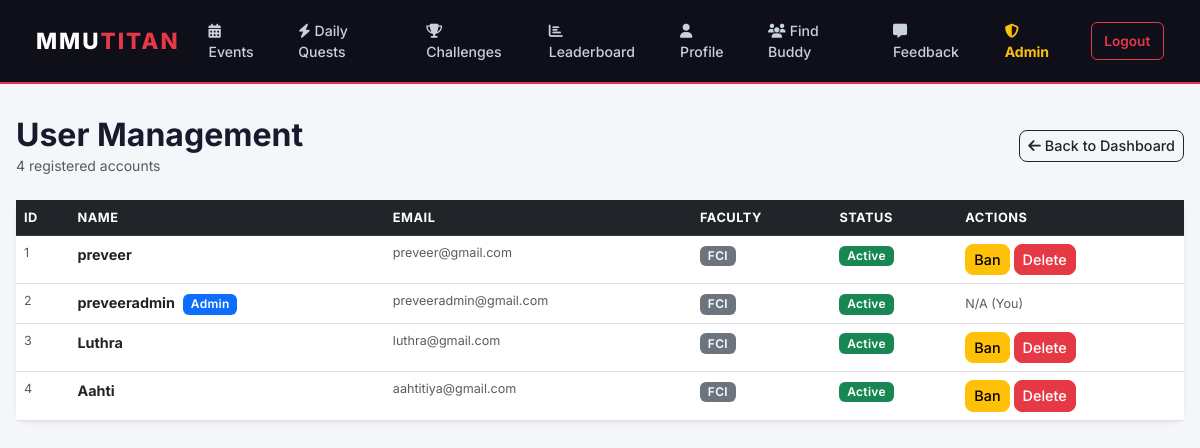
/admin/users (signed in), run on the app's committed database.
### mmutitan/models.py (models this page shows)
class User(db.Model, UserMixin):
    id = db.Column(db.Integer, primary_key=True)
    name = db.Column(db.String(100), nullable=False)
    email = db.Column(db.String(120), unique=True, nullable=False)
    password = db.Column(db.String(200), nullable=False)
    faculty = db.Column(db.String(50), nullable=False)
    sport_preferences = db.Column(db.String(200), default="")
    profile_photo = db.Column(db.String(20), nullable=False, default='default.jpg')
    points = db.Column(db.Integer, default=0)
    streak = db.Column(db.Integer, default=0)
    is_admin = db.Column(db.Boolean, default=False)
    is_banned = db.Column(db.Boolean, default=False)
    reset_token = db.Column(db.String(100), nullable=True)
    reset_token_expiry = db.Column(db.DateTime, nullable=True)
    availability_days = db.Column(db.String(100), nullable=True)   # e.g. "Mon,Wed,Fri"
    availability_time = db.Column(db.String(20), nullable=True)    # "Morning", "Afternoon", "Evening"
    rsvps = db.relationship('RSVP', backref='user_ref', lazy=True, cascade="all, delete-orphan")
    usertasks = db.relationship('UserTask', backref='user_ref', lazy=True, cascade="all, delete-orphan")
    submissions = db.relationship('Submission', backref='user_ref', lazy=True, cascade="all, delete-orphan")
    badges = db.relationship('Badge', secondary=user_badges, backref=db.backref('users', lazy='dynamic'))
    point_history = db.relationship('Point', backref='user_ref', lazy=True, cascade="all, delete-orphan")
    streak_history = db.relationship('Streak', backref='user_ref', lazy=True, cascade="all, delete-orphan")
    feedbacks = db.relationship('Feedback', backref='user_ref', lazy=True, cascade="all, delete-orphan")
    sent_requests = db.relationship('BuddyRequest', foreign_keys='BuddyRequest.sender_id',
                                    backref='sender', lazy=True, cascade="all, delete-orphan")
    received_requests = db.relationship('BuddyRequest', foreign_keys='BuddyRequest.receiver_id',
                                        backref='receiver', lazy=True, cascade="all, delete-orphan")

### mmutitan/app.py (the view)
    @app.route('/admin/users')
    @login_required
    def admin_users():
        if not current_user.is_admin:
            flash('Access Denied.', 'danger')
            return redirect(url_for('home'))
        users = User.query.all()
        return render_template('admin_users.html', users=users)

### mmutitan/models.py (called while the page is built)
@login_manager.user_loader
def load_user(user_id):
    return User.query.get(int(user_id))

### mmutitan/templates/admin_users.html
{% extends "base.html" %}
{% block content %}
<div class="d-flex justify-content-between align-items-center mb-4">
    <div>
        <h2 class="fw-bold mb-0">User Management</h2>
        <p class="text-muted small mb-0">{{ users|length }} registered accounts</p>
    </div>
    <a href="{{ url_for('admin_dashboard') }}" class="btn btn-outline-dark btn-sm">
        <i class="fa fa-arrow-left me-1"></i>Back to Dashboard
    </a>
</div>
<div class="card shadow-sm">
    <div class="card-body p-0">
        <div class="table-responsive">
            <table class="table table-hover mb-0">
                <thead class="table-dark">
                    <tr>
                        <th>ID</th>
                        <th>Name</th>
                        <th>Email</th>
                        <th>Faculty</th>
                        <th>Status</th>
                        <th>Actions</th>
                    </tr>
                </thead>
                <tbody>
                    {% for user in users %}
                    <tr>
                        <td class="text-muted small">{{ user.id }}</td>
                        <td>
                            <strong>{{ user.name }}</strong>
                            {% if user.is_admin %}
                            <span class="badge bg-primary ms-1">Admin</span>
                            {% endif %}
                        </td>
                        <td class="small text-muted">{{ user.email }}</td>
                        <td><span class="badge bg-secondary">{{ user.faculty }}</span></td>
                        <td>
                            {% if user.is_banned %}
                            <span class="badge bg-danger">Banned</span>
                            {% else %}
                            <span class="badge bg-success">Active</span>
                            {% endif %}
                        </td>
                        <td>
                            {% if user.id != current_user.id %}
                            <form action="{{ url_for('ban_user', user_id=user.id) }}" method="POST" class="d-inline">
                                <button type="submit" class="btn btn-sm {% if user.is_banned %}btn-success{% else %}btn-warning{% endif %}">
                                    {% if user.is_banned %}Unban{% else %}Ban{% endif %}
                                </button>
                            </form>
                            <form action="{{ url_for('delete_user', user_id=user.id) }}" method="POST" class="d-inline">
                                <button type="submit" class="btn btn-sm btn-danger"
                                        onclick="return confirm('Permanently delete {{ user.name }}?');">
                                    Delete
                                </button>
                            </form>
                            {% else %}
                            <span class="text-muted small">N/A (You)</span>
                            {% endif %}
                        </td>
                    </tr>
                    {% endfor %}
                </tbody>
            </table>
        </div>
    </div>
</div>
{% endblock %}

### mmutitan/templates/base.html (style rules this page uses)
body { font-family: 'Inter', sans-serif; background-color: #f4f6f9; color: #1a1a2e; }
.card { border: none; border-radius: 12px; box-shadow: 0 2px 12px rgba(0,0,0,0.07); }
.btn-danger { background-color: #e63946; border-color: #e63946; }
.btn { border-radius: 8px; font-weight: 500; font-size: 0.9rem; }
.badge { font-weight: 600; letter-spacing: 0.3px; border-radius: 6px; font-size: 0.75rem; }
.table { font-size: 0.9rem; }
.table thead th { font-weight: 700; font-size: 0.8rem; letter-spacing: 0.5px; text-transform: uppercase; }

### data on the page
User: id "1", name "preveer", email "preveer@gmail.com", faculty "FCI", is_banned "Active"
User: id "2", name "preveeradmin", is_admin "Admin", email "preveeradmin@gmail.com", faculty "FCI", is_banned "Active", shows "N/A (You)"
User: id "3", name "Luthra", email "luthra@gmail.com", faculty "FCI", is_banned "Active"
User: id "4", name "Aahti", email "aahtitiya@gmail.com", faculty "FCI", is_banned "Active"

### other printed values
{{ users|length }} "4"
